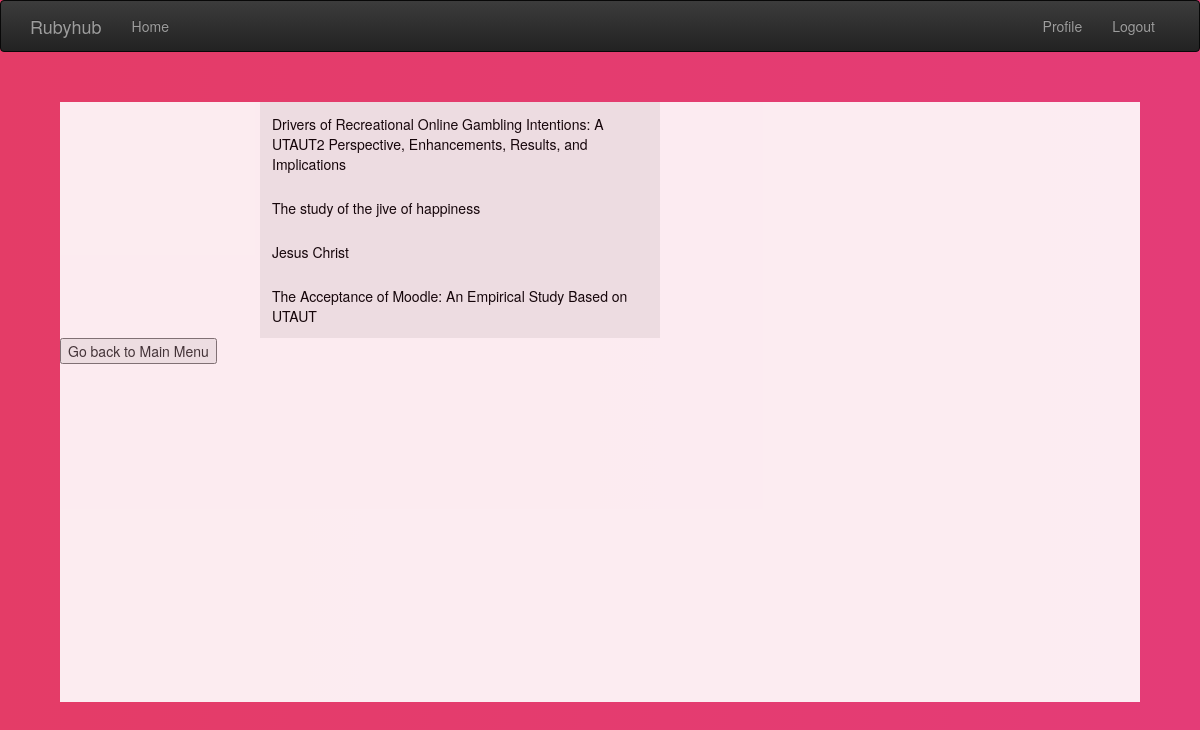
Before: /current_studies (signed in) with the older database file.
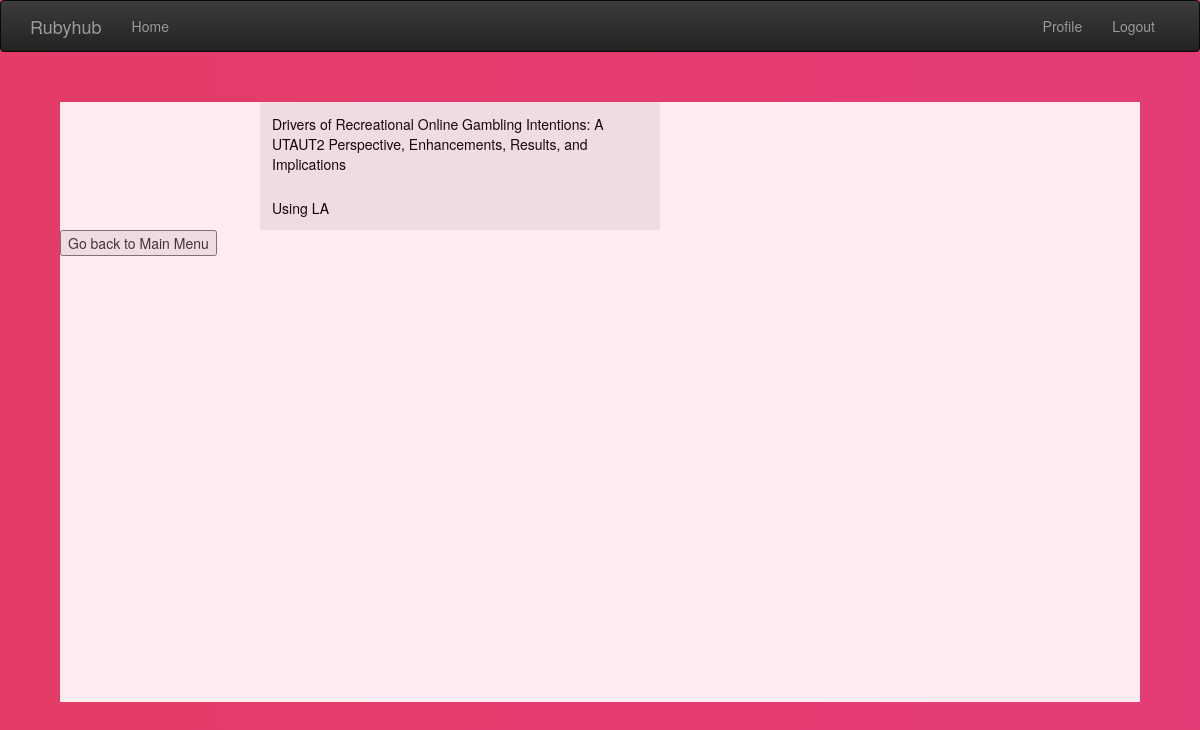
After: the same page with the newer database file.
### app/models.py (models this page shows, shortened)
class Study(db.Model):
    id = db.Column(db.Integer, primary_key=True)
    name = db.Column(db.String(200), index=True, unique=True)
    description = db.Column(db.String(3000))
    technology = db.Column(db.String(75))
    code = db.Column(db.String(60), unique=True)
    stage_1 = db.Column(db.Boolean, default=True)
    stage_2 = db.Column(db.Boolean, default=False)
    stage_3 = db.Column(db.Boolean, default=False)
    linked_users = db.relationship('User', secondary=study_user, backref=db.backref('researchers'), lazy='dynamic')
    model_id = db.Column(db.Integer, db.ForeignKey('utau_tmodel.id'))

### app/main/routes.py (the view)
@bp.route('/current_studies', methods=['GET', 'POST'])
@login_required
def current_studies():
    studies = [study for study in Study.query.all() if current_user in study.linked_users]
    return render_template("current_studies.html", title='Current studies', studies=studies)

### app/main/routes.py (called while the page is built)
@bp.before_app_request
def before_request():
    if current_user.is_authenticated:
        current_user.last_seen = datetime.utcnow()
        db.session.commit()

### app/models.py (called while the page is built)
@login.user_loader
def load_user(id):
    return User.query.get(int(id))

### app/templates/current_studies.html
{% extends "base.html" %}
{% from 'bootstrap/form.html' import render_form, render_field %}
{% block content %}
    <link rel="stylesheet" href="{{ url_for('static', filename='style_index.css') }}">
    <div class="content-container">
        <div class="vertical-menu">
            {% for study in studies %}
                <a href="{{ url_for('new_study.utaut', study_code=study.code) }}"> {{ study.name }}</a>
            {% endfor %}
        </div>
        <button type="button" onclick="window.location.href='{{ url_for('main.index') }}';">
            Go back to Main Menu
        </button>
    </div>
{% endblock %}

Changed rows visible on the page:
removed Study: name "The study of the jive of happiness"
removed Study: name "Jesus Christ"
removed Study: name "The Acceptance of Moodle: An Empirical Study Based on UTAUT"
added Study: name "Using LA"
